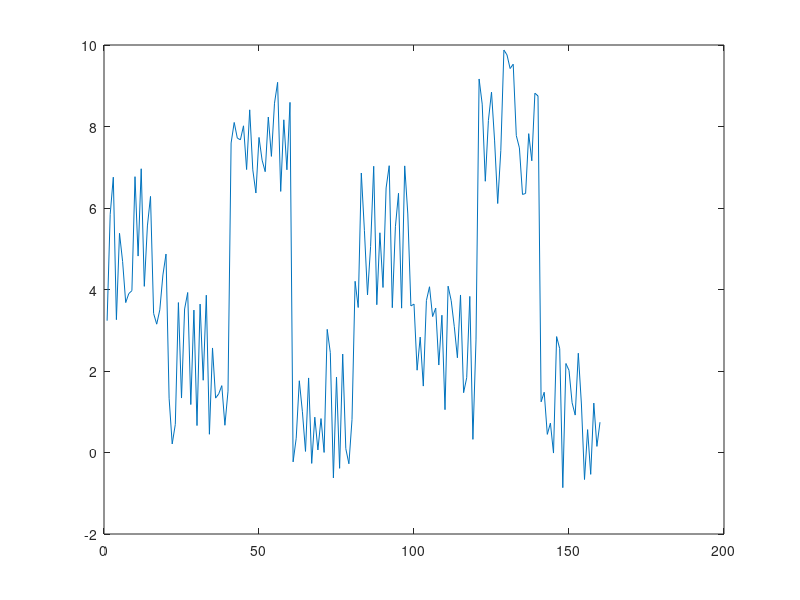

This chart was generated by the following MATLAB code: (Note: this script raises an error after producing the figure.)
% design_test.m

global rootpath

rootpath = '/data1/design_tests/';

%
%  Create data vector
%

means = [5 2 8 1];
ncond = length(means);
nruns = 2;

npts_per_cond = 20;

npts = ncond*nruns*npts_per_cond;

data = repmat(ones(npts_per_cond,1)*means,[1 1 nruns]);
data = data(:);

noise_scaling = 4;
noise = rand(size(data));
noise = noise - mean(noise);
noise = noise*noise_scaling;

noisy = noise+data;

plot(noisy)

%
%  Create images
%

spm_bch('design_batch');

load SPM_fMRIDesMtx

